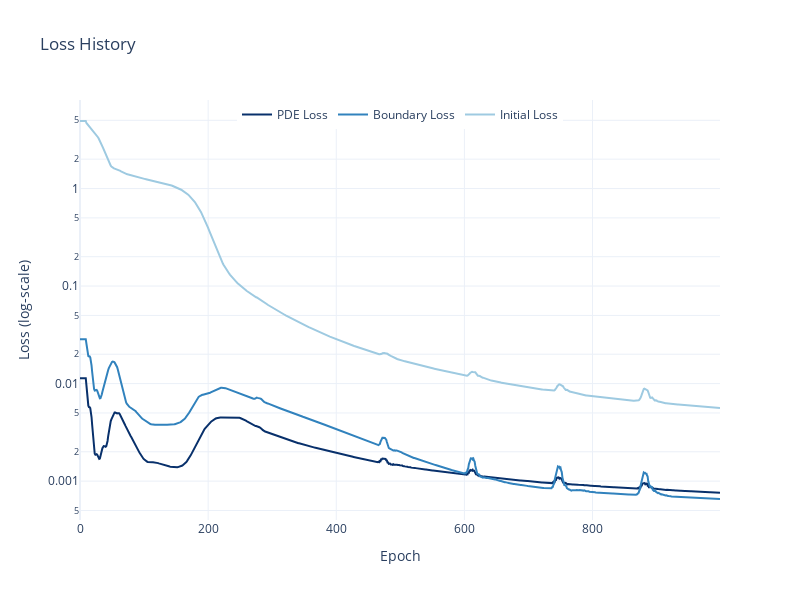

The notebook cell this image was saved under:
### Code cell
without_pre_state = trainer.closure.get_state()
plot_loss(without_pre_state, smooth=True, smooth_window=10)

without_pre_results = compare_with_mc(model, params, n_prices=200,
                          n_simulations=10_000, dtype=dtype, device=device, seed=42)['l2_rel_error']
print("L2 Error: ", without_pre_results*100)

### Figure 1 — Plotly figure (JSON) as saved in the notebook; plotly's stock layout.template omitted (floating-point values rounded to 4 significant figures; data arrays with more than 128 entries replaced by an {"elided": "..."} marker saying what was removed)
{"data": [{"line": {"color": "#08306B"}, "mode": "lines", "name": "PDE Loss", "type": "scatter", "x": {"elided": "1000 int values"}, "y": {"elided": "1000 float values"}}, {"line": {"color": "#3182BD"}, "mode": "lines", "name": "Boundary Loss", "type": "scatter", "x": {"elided": "1000 int values"}, "y": {"elided": "1000 float values"}}, {"line": {"color": "#9ECAE1"}, "mode": "lines", "name": "Initial Loss", "type": "scatter", "x": {"elided": "1000 int values"}, "y": {"elided": "1000 float values"}}], "layout": {"height": 600, "legend": {"orientation": "h", "x": 0.5, "xanchor": "center", "y": 1, "yanchor": "top"}, "title": {"text": "Loss History"}, "width": 800, "xaxis": {"title": {"text": "Epoch"}}, "yaxis": {"title": {"text": "Loss (log‑scale)"}, "type": "log"}}}
